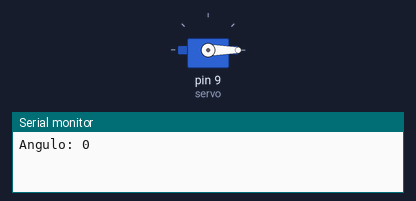
A sketch run on a simulated Arduino Uno, built with avr-gcc and run on an emulated ATmega328P. On the bench: servo, the last lines printed to the serial monitor.

Above: at 0.05 s.
At 3.05 s:
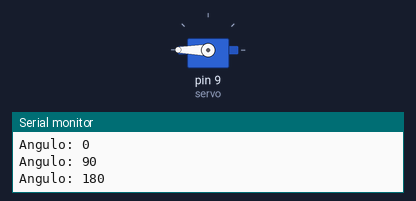
At 6.0 s:
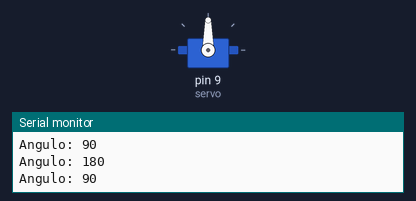
Timing chart, 0 to 7.8 s (numbered marks = the images above):
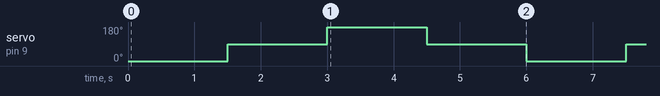

The sketch:

pos-tiempos.ino
```cpp
// Fallo: cada posición dura 1,5 s.
#include <Servo.h>

Servo servo;

void mover(int angulo) {
  servo.write(angulo);
  Serial.print("Angulo: ");
  Serial.println(angulo);
  delay(1500);
}

void setup() {
  Serial.begin(9600);
  servo.attach(9);
}

void loop() {
  mover(0);
  mover(90);
  mover(180);
  mover(90);
}
```

Measured:
- by itself, servo on pin 9 (servo): repeats every 6.0 s: 180° 1.5 s, 90° 1.5 s, 0° 1.5 s, 90° 1.5 s
